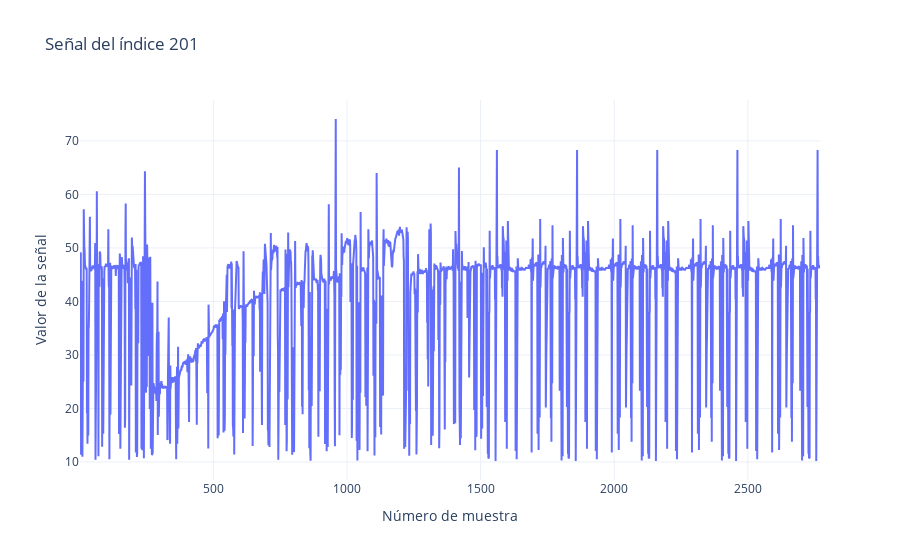

Here is the notebook cell this chart was saved with:
### Code cell
plot_signal_by_index(dataset_filled, 201)

### Figure 1 — Plotly figure (JSON) as saved in the notebook; plotly's stock layout.template omitted (floating-point values rounded to 4 significant figures; data arrays with more than 128 entries replaced by an {"elided": "..."} marker saying what was removed)
{"data": [{"hovertemplate": "Muestra: %{x}<br>Valor: %{y:.2f}", "mode": "lines", "name": "Señal de índice 201", "type": "scatter", "x": {"elided": "2770 int values"}, "y": {"elided": "2770 float values"}}], "layout": {"title": {"text": "Señal del índice 201"}, "xaxis": {"title": {"text": "Número de muestra"}}, "yaxis": {"title": {"text": "Valor de la señal"}}}}
